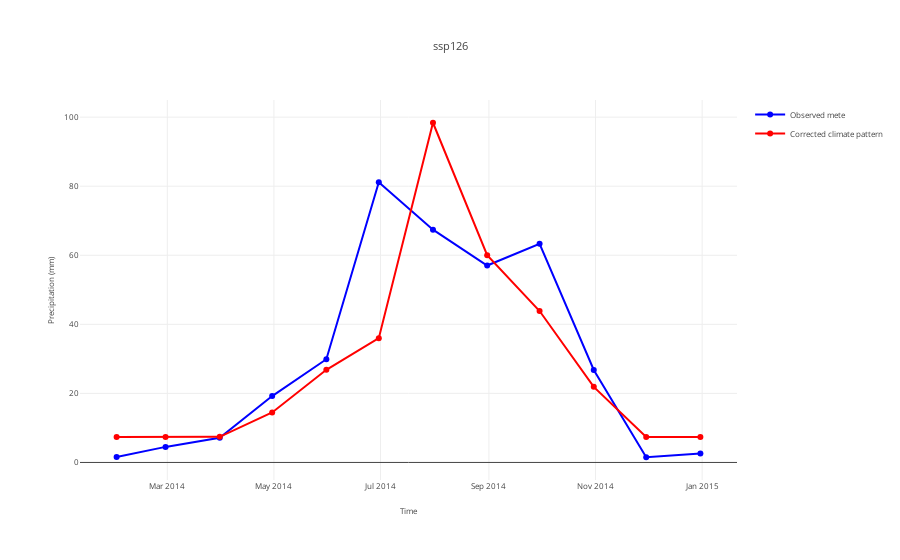
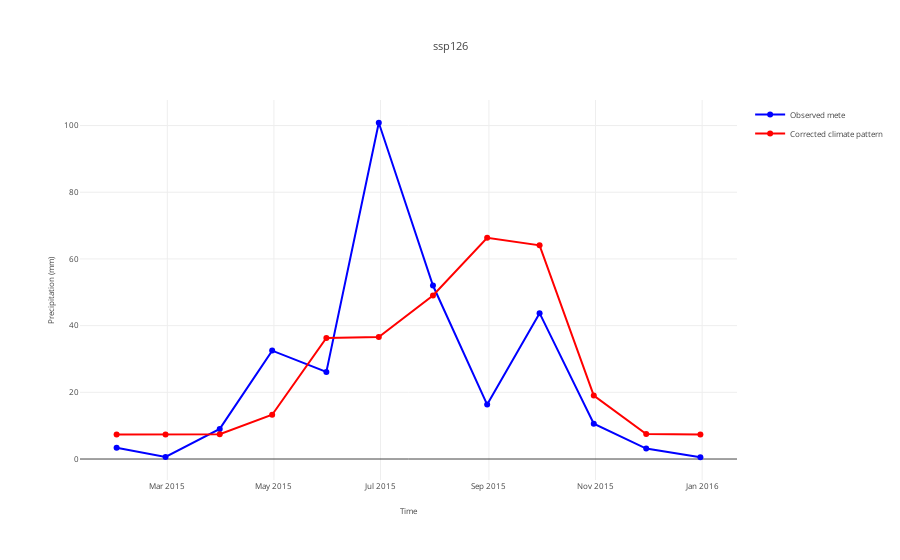
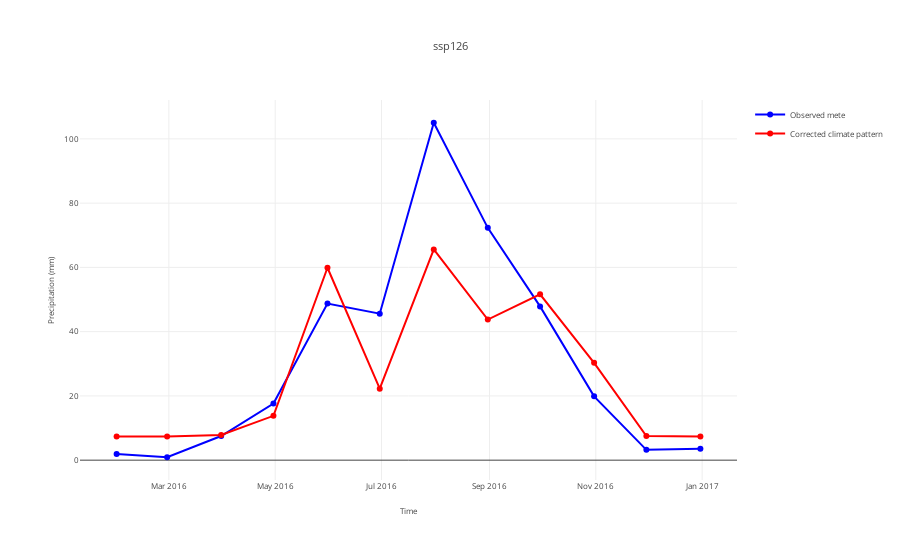
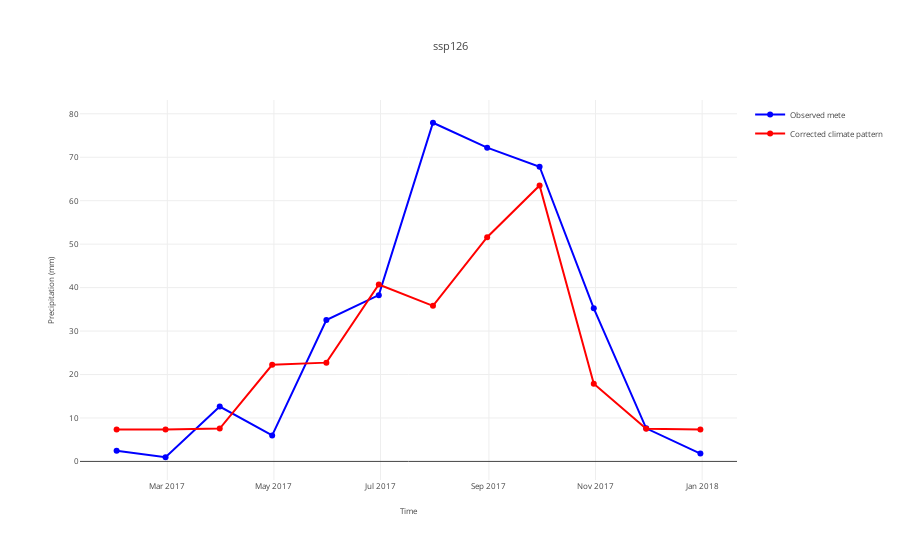

The notebook cell saved with these charts, in order:
### Code cell
station_names = { # Tangnaihai
    '玛多':'MaDuo',# 1957-2019
    '达日':'DaRi',# 1956-2019
    # '甘德':'Gande',
    '久治':'JiuZhi',# 1958-2019
    '红原':'HongYuan',#1960-2019
    '若尔盖':'RuoErGai',#1959-2019
    '玛曲':'MaQu',#1969-2019
    '玛沁':'MaQin',#1959-2019
    '河南':'HeNan',#1959-2019
    # '泽库':'Zeku',
    # '同德':'Tongde',
    '兴海':'XingHai',#1960-2019
}
years = np.array([2014, 2015, 2016, 2017, 2018])

scenarios = ['ssp126','ssp245','ssp585']

linear_paras = pd.read_csv('../data/ACCESS-ESM1-5/error_correction.csv',index_col='station')

for station in station_names.keys():
    df = pd.read_csv('D:/DataSpace/HydroMeteAnthropicDatabase/7.FilledRawMeteObsInfo/ChinaLandDailyMeteV3(InsertSolarRadiation)/{}.csv'.format(station),parse_dates=['DATE'],index_col=['DATE'])
    df_precp = df['P2020(mm)']
    if station=='久治':
        df_precp = df.loc['1959-01-1':,'P2020(mm)']
    elif station=='红原':
        df_precp = df.loc['1961-01-1':,'P2020(mm)']
    elif station=='河南':
        df_precp = df.loc['1960-01-1':,'P2020(mm)']
    df_precp = df_precp.resample('ME').sum()

    pcp_a = linear_paras.loc[station_names[station],'pcp_a']
    pcp_b = linear_paras.loc[station_names[station],'pcp_b']


    cli_his = pd.read_csv('../data/ACCESS-ESM1-5/historical/{}.csv'.format(station_names[station]),parse_dates=['date'],index_col='date')
    cli_his_pcp = cli_his['P(mm)'].resample('ME').sum()
    cli_his_pcp_corrected = cli_his_pcp * pcp_a + pcp_b
    # print(cli_his_pcp_corrected)

    station_sim_met_cli = pd.DataFrame(index=years)
    station_sim_met_cli.index.name='year'

    

    for scenario in scenarios:
        cli = pd.read_csv('../data/ACCESS-ESM1-5/{}/{}.csv'.format(scenario,station_names[station]),parse_dates=['date'],index_col='date')
        cli_pcp = cli['P(mm)'].resample('ME').sum()
        cli_pcp_corrected = cli_pcp * pcp_a + pcp_b

        cli_pcp_concated = pd.concat([cli_his_pcp_corrected,cli_pcp_corrected])

        # print(cli_pcp_corrected)
        sim_score_values = []

        for year in years:
            df_ref = df_precp['{}-01-01'.format(year):'{}-12-31'.format(year)]
            df_tar = cli_pcp_concated['{}-01-01'.format(year):'{}-12-31'.format(year)]
            # visualize
            fig = go.Figure()
            fig.add_trace(go.Line(x=df_ref.index, y=df_ref, name='Observed mete', line=dict(color='blue')))
            fig.add_trace(go.Line(x=df_tar.index, y=df_tar, name='Corrected climate pattern', line=dict(color='red')))
            fig.update_layout( title=scenario,
                                xaxis_title='Time',
                               yaxis_title='Precipitation (mm)',
                               template=plot_template)
            fig.show()

            tar_vec = []
            tar_list = df_tar.values
            for i in range(len(tar_list)):
                point = [i+1,tar_list[i]]
                tar_vec.append(point)
            ref_vec = []
            ref_list = df_ref.values
            for i in range(len(ref_list)):
                point = [i+1,ref_list[i]]
                ref_vec.append(point)

            euc_dis = ComputeEuclideanDistance(tar_list,ref_list)
            
            dtw_dis,path = ComputeDTWDistance(np.array(tar_vec),np.array(ref_vec))
            # compute the edit distance
            cos_sim =  ComputeCosineSimilarity(list(tar_list),list(ref_list))
            # compute the frechet distance
            fre_dis = ComputeFrechetDistance(np.array(tar_vec),np.array(ref_vec))
            # compute the hausdorff distance
            haus_dis = ComputeHausdorffDistance(np.array(tar_vec),np.array(ref_vec))
            # compute the lcs similarity
            lcss_score = ComputeLongestCommonSubsequenceSimilarity(tar_list,ref_list)

            sim_score = (euc_dis+dtw_dis+fre_dis+haus_dis[0])/(lcss_score+cos_sim) #
            # print(sim_score)
            sim_score_values.append(sim_score)
        station_sim_met_cli[scenario]=sim_score_values
        print(station_sim_met_cli)

### Figure 1 — Plotly figure (JSON) as saved in the notebook; plotly's stock layout.template omitted (floating-point values rounded to 4 significant figures)
{"data": [{"line": {"color": "blue"}, "name": "Observed mete", "type": "scatter", "x": ["2014-01-31T00:00:00", "2014-02-28T00:00:00", "2014-03-31T00:00:00", "2014-04-30T00:00:00", "2014-05-31T00:00:00", "2014-06-30T00:00:00", "2014-07-31T00:00:00", "2014-08-31T00:00:00", "2014-09-30T00:00:00", "2014-10-31T00:00:00", "2014-11-30T00:00:00", "2014-12-31T00:00:00"], "y": [1.61, 4.51, 7.13, 19.22, 29.9, 81.12, 67.41, 57.03, 63.3, 26.8, 1.51, 2.6]}, {"line": {"color": "red"}, "name": "Corrected climate pattern", "type": "scatter", "x": ["2014-01-31T00:00:00", "2014-02-28T00:00:00", "2014-03-31T00:00:00", "2014-04-30T00:00:00", "2014-05-31T00:00:00", "2014-06-30T00:00:00", "2014-07-31T00:00:00", "2014-08-31T00:00:00", "2014-09-30T00:00:00", "2014-10-31T00:00:00", "2014-11-30T00:00:00", "2014-12-31T00:00:00"], "y": [7.352, 7.352, 7.413, 14.48, 26.83, 35.99, 98.38, 60.03, 43.85, 21.9, 7.396, 7.352]}], "layout": {"title": {"text": "ssp126"}, "xaxis": {"title": {"text": "Time"}}, "yaxis": {"title": {"text": "Precipitation (mm)"}}}}

### Figure 2 — Plotly figure (JSON) as saved in the notebook; plotly's stock layout.template omitted (floating-point values rounded to 4 significant figures)
{"data": [{"line": {"color": "blue"}, "name": "Observed mete", "type": "scatter", "x": ["2015-01-31T00:00:00", "2015-02-28T00:00:00", "2015-03-31T00:00:00", "2015-04-30T00:00:00", "2015-05-31T00:00:00", "2015-06-30T00:00:00", "2015-07-31T00:00:00", "2015-08-31T00:00:00", "2015-09-30T00:00:00", "2015-10-31T00:00:00", "2015-11-30T00:00:00", "2015-12-31T00:00:00"], "y": [3.4, 0.62, 9.03, 32.51, 26.12, 100.8, 52.03, 16.33, 43.74, 10.61, 3.12, 0.53]}, {"line": {"color": "red"}, "name": "Corrected climate pattern", "type": "scatter", "x": ["2015-01-31T00:00:00", "2015-02-28T00:00:00", "2015-03-31T00:00:00", "2015-04-30T00:00:00", "2015-05-31T00:00:00", "2015-06-30T00:00:00", "2015-07-31T00:00:00", "2015-08-31T00:00:00", "2015-09-30T00:00:00", "2015-10-31T00:00:00", "2015-11-30T00:00:00", "2015-12-31T00:00:00"], "y": [7.352, 7.352, 7.44, 13.26, 36.3, 36.56, 49.05, 66.35, 64.08, 19.04, 7.518, 7.352]}], "layout": {"title": {"text": "ssp126"}, "xaxis": {"title": {"text": "Time"}}, "yaxis": {"title": {"text": "Precipitation (mm)"}}}}

### Figure 3 — Plotly figure (JSON) as saved in the notebook; plotly's stock layout.template omitted (floating-point values rounded to 4 significant figures)
{"data": [{"line": {"color": "blue"}, "name": "Observed mete", "type": "scatter", "x": ["2016-01-31T00:00:00", "2016-02-29T00:00:00", "2016-03-31T00:00:00", "2016-04-30T00:00:00", "2016-05-31T00:00:00", "2016-06-30T00:00:00", "2016-07-31T00:00:00", "2016-08-31T00:00:00", "2016-09-30T00:00:00", "2016-10-31T00:00:00", "2016-11-30T00:00:00", "2016-12-31T00:00:00"], "y": [1.94, 0.91, 7.52, 17.64, 48.73, 45.6, 105.0, 72.31, 47.86, 19.86, 3.21, 3.53]}, {"line": {"color": "red"}, "name": "Corrected climate pattern", "type": "scatter", "x": ["2016-01-31T00:00:00", "2016-02-29T00:00:00", "2016-03-31T00:00:00", "2016-04-30T00:00:00", "2016-05-31T00:00:00", "2016-06-30T00:00:00", "2016-07-31T00:00:00", "2016-08-31T00:00:00", "2016-09-30T00:00:00", "2016-10-31T00:00:00", "2016-11-30T00:00:00", "2016-12-31T00:00:00"], "y": [7.352, 7.352, 7.859, 13.8, 59.9, 22.26, 65.6, 43.75, 51.64, 30.29, 7.536, 7.352]}], "layout": {"title": {"text": "ssp126"}, "xaxis": {"title": {"text": "Time"}}, "yaxis": {"title": {"text": "Precipitation (mm)"}}}}

### Figure 4 — Plotly figure (JSON) as saved in the notebook; plotly's stock layout.template omitted (floating-point values rounded to 4 significant figures)
{"data": [{"line": {"color": "blue"}, "name": "Observed mete", "type": "scatter", "x": ["2017-01-31T00:00:00", "2017-02-28T00:00:00", "2017-03-31T00:00:00", "2017-04-30T00:00:00", "2017-05-31T00:00:00", "2017-06-30T00:00:00", "2017-07-31T00:00:00", "2017-08-31T00:00:00", "2017-09-30T00:00:00", "2017-10-31T00:00:00", "2017-11-30T00:00:00", "2017-12-31T00:00:00"], "y": [2.46, 0.96, 12.64, 5.97, 32.53, 38.27, 77.94, 72.21, 67.82, 35.23, 7.62, 1.81]}, {"line": {"color": "red"}, "name": "Corrected climate pattern", "type": "scatter", "x": ["2017-01-31T00:00:00", "2017-02-28T00:00:00", "2017-03-31T00:00:00", "2017-04-30T00:00:00", "2017-05-31T00:00:00", "2017-06-30T00:00:00", "2017-07-31T00:00:00", "2017-08-31T00:00:00", "2017-09-30T00:00:00", "2017-10-31T00:00:00", "2017-11-30T00:00:00", "2017-12-31T00:00:00"], "y": [7.352, 7.352, 7.562, 22.24, 22.73, 40.72, 35.81, 51.59, 63.51, 17.88, 7.544, 7.352]}], "layout": {"title": {"text": "ssp126"}, "xaxis": {"title": {"text": "Time"}}, "yaxis": {"title": {"text": "Precipitation (mm)"}}}}
